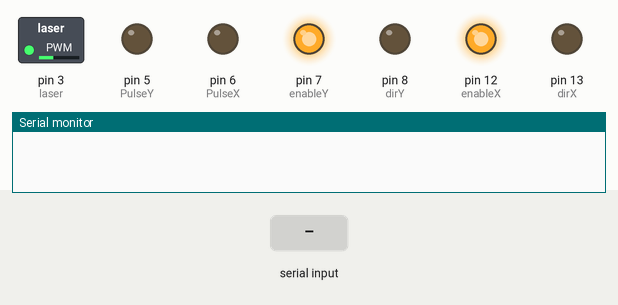
Recording of a sketch running on a simulated Arduino Uno, built with avr-gcc and run on an emulated ATmega328P. On the bench: switched loads named in the sketch (green lamp = pin HIGH), output pins drawn as LEDs (lit = HIGH), the last lines printed to the serial monitor. The inputs (shaded band) are chosen by the test bench.

Above: at 1.2 s.
1.3 s: "30,150,10\n" received over Serial
At 1.9 s:
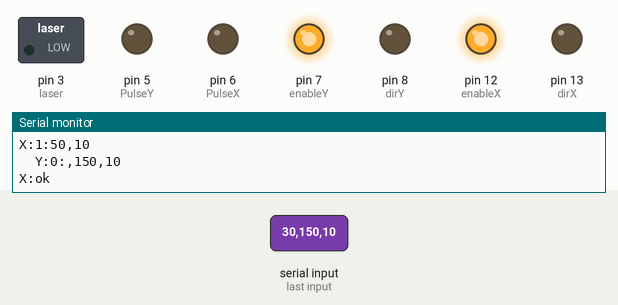
2.8 s: "90,45\n" received over Serial
At 3.6 s:
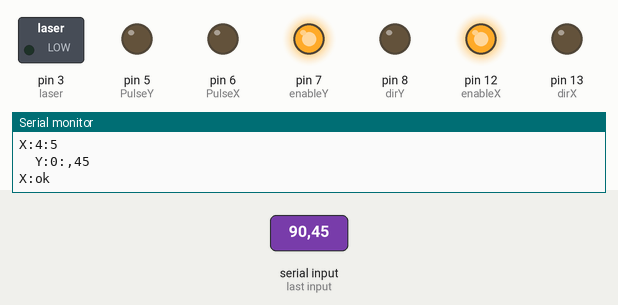
4.3 s: "5\n" received over Serial
At 5.4 s:
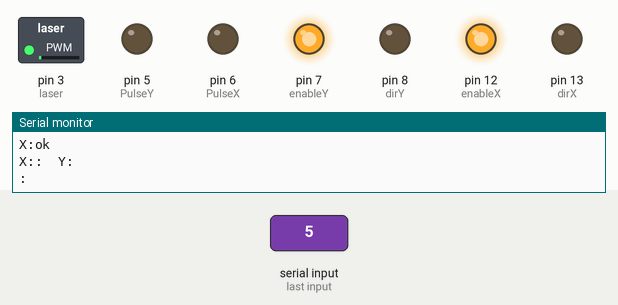
5.8 s: "200\n" received over Serial
At 6.6 s:
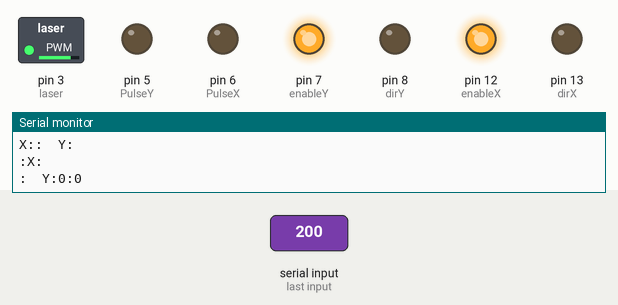
7.3 s: "1,90\n" received over Serial
At 7.45 s:
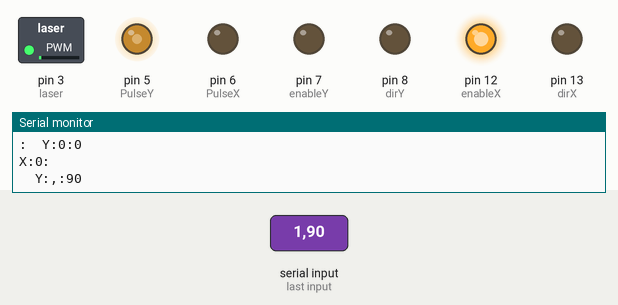
9.0 s: "1,90,45\n" received over Serial
At 10.5 s:
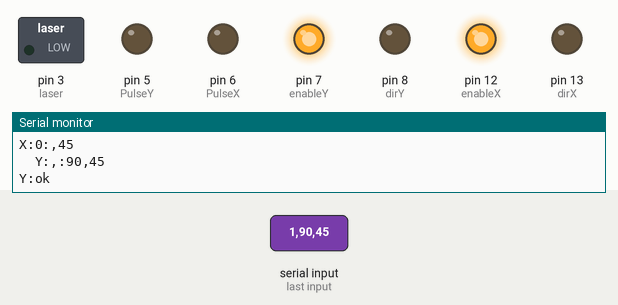
Timing chart, 0 to 11.6 s (numbered marks = the images above; inputs shaded):
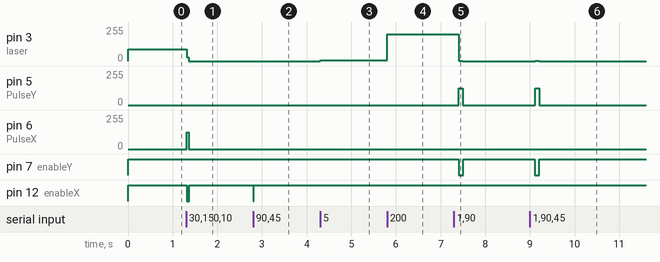

The sketch:

USB_Serial_Controller_Arduino.ino
```cpp
String inputString = "";
String str = "";

String Xdir = "";
String Xstep = "";

String Ydir = "";
String Ystep = "";

String laserON = "";

int stpX = 0;
int stpY = 0;
int laserPower = 0;

bool stringComplete = false;
bool enabled = false;

const int PulseX = 6;
const int dirX = 13;
const int enableX = 12;

const int PulseY = 5;
const int dirY = 8;
const int enableY = 7;

const int laser = 3;

void setup() {

  pinMode(dirX, OUTPUT);
  pinMode(enableX, OUTPUT);

  digitalWrite(dirX, LOW);
  digitalWrite(enableX, HIGH);

  pinMode(dirY, OUTPUT);
  pinMode(enableY, OUTPUT);

  digitalWrite(dirY, LOW);
  digitalWrite(enableY, HIGH);

  analogWrite(PulseX, 0);
  analogWrite(PulseY, 0);
  analogWrite(laser, 90);


  Serial.begin(9600);
  inputString.reserve(200);

}

void loop() {
  if (stringComplete) {
    int delim = inputString.indexOf("m2");

    laserON = inputString.substring(0,3);
    Xdir = inputString.substring(3,4);
    Xstep = inputString.substring(4,delim);
    Ydir = inputString.substring(delim + 2,delim + 3);
    Ystep = inputString.substring(delim + 3);

    stpX = Xstep.toInt();
    stpY = Ystep.toInt();
    laserPower = laserON.toInt();


    Serial.print("X:");
    Serial.print(Xdir);
    Serial.print(":");
    Serial.print(Xstep);

    Serial.print("  Y:");
    Serial.print(Ydir);
    Serial.print(":");
    Serial.print(Ystep);

    if (stpX == 0 && stpY == 0) {
        analogWrite(laser, laserPower);
    }

    if (stpX != 0) {
        analogWrite(PulseX, 0);
        digitalWrite(enableX, LOW);
        delay(2);
      if (Xdir.equals("r")) {
        digitalWrite(dirX, LOW);
      }
      else if (Xdir.equals("l")){
        digitalWrite(dirX, HIGH);
      }
      delay(2);
      analogWrite(laser, laserPower);
      analogWrite(PulseX, 127);
      delay(stpX);
      analogWrite(laser, 0);
      analogWrite(PulseX, 0);
      delay(2);
      digitalWrite(enableX, HIGH);
      delay(2);
      Serial.print("X:ok\n");
    }

    delay(100);

    if (stpY != 0) {
      analogWrite(PulseY, 0);
      delay(2);
      digitalWrite(enableY, LOW);
      delay(2);
      if (Ydir.equals("r")) {
        digitalWrite(dirY, LOW);
      }
      else if (Ydir.equals("l")){
        digitalWrite(dirY, HIGH);
      }
      delay(2);
      analogWrite(laser, laserPower);
      analogWrite(PulseY, 127);
      delay(stpY);
      analogWrite(laser, 0);
      analogWrite(PulseY, 0);
      delay(2);
      digitalWrite(enableY, HIGH);
      delay(2);
      Serial.print("Y:ok\n");
    }
    inputString = "";
    stringComplete = false;
  }
}


void serialEvent()
{
  while (Serial.available()) {
    char inChar = (char)Serial.read();
    inputString += inChar;
    if (inChar == '\n') {
      stringComplete = true;
    }
   }
}
```

Measured:
- after the input at 1.3 s, pin 3 (laser): 90/255 → 0/255 at once; pin 6 (PulseX): 0/255 → 127/255 at once, → 0/255 0.05 s later; pin 12 (enableX): HIGH → LOW at once, → HIGH 0.06 s later
- after the input at 2.8 s, pin 12 (enableX): HIGH → LOW at once, → HIGH 0.01 s later
- after the input at 4.3 s, pin 3 (laser): 0/255 → 5/255 at once
- after the input at 5.8 s, pin 3 (laser): 5/255 → 200/255 at once
- after the input at 7.3 s, pin 3 (laser): 200/255 → 1/255 after 0.11 s, → 0/255 0.09 s later; pin 5 (PulseY): 0/255 → 127/255 after 0.11 s, → 0/255 0.09 s later; pin 7 (enableY): HIGH → LOW after 0.11 s, → HIGH 0.10 s later
- after the input at 9.0 s, pin 3 (laser): 0/255 → 1/255 after 0.12 s, → 0/255 0.09 s later; pin 5 (PulseY): 0/255 → 127/255 after 0.12 s, → 0/255 0.09 s later; pin 7 (enableY): HIGH → LOW after 0.11 s, → HIGH 0.10 s later
